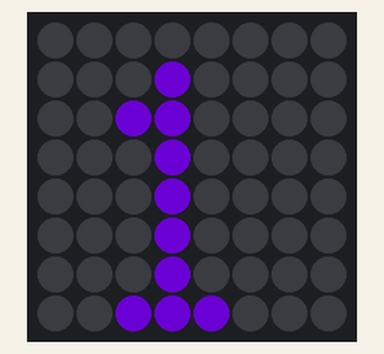
This program was run on a simulated Raspberry Pi (BCM pin numbers) with a Sense HAT. Shown: the Sense HAT's 8×8 RGB LED matrix. Dim RGB values are drawn brighter than linear; random numbers come from a fixed seed.

Above: at 0.1 s.
At 3.1 s:
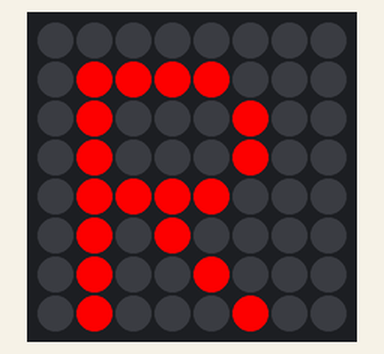
At 11.1 s:
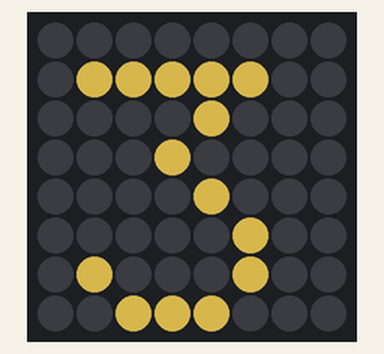
At 19.1 s:
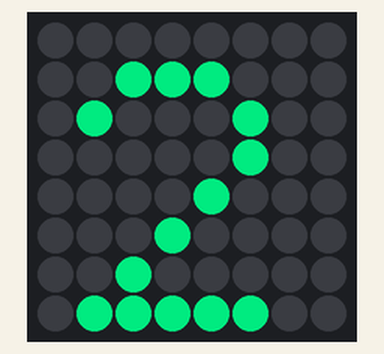
At 30.1 s:
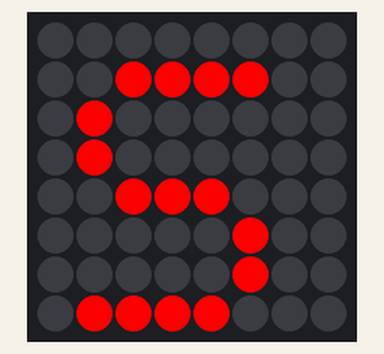
At 38.1 s:
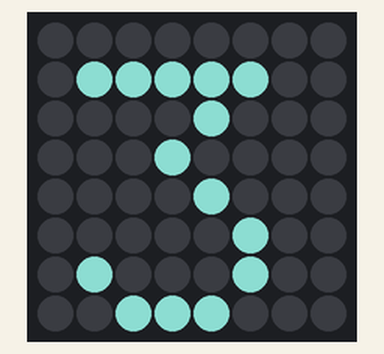

Measured:
- what the display in image 1 shows lasts 5.0 s, from 3.0 s to 8.0 s
- what the display in image 2 shows lasts 1.0 s, from 11.0 s to 12.0 s

The program:

rockPaperScissors.py
```python
#from sense_emu import SenseHat
from sense_hat import SenseHat
sense = SenseHat()
from time import sleep
from random import randint
from random import choice

# turn the display so it can stand with the cable coming out at the top
sense.set_rotation(180)

rockPaperScissors = ["R", "P", "S"]

# Generate a random colour
def pick_random_colour():
  random_red = randint(0, 255)
  random_green = randint(0, 255)
  random_blue = randint(0, 255)
  return (random_red, random_green, random_blue)

while True:
    red = (255, 0, 0)
    count = 1
    while count < 4:
        sense.show_letter(str(count), pick_random_colour())
        sleep(1)
        count += 1

    selection = choice(rockPaperScissors)
    sense.show_letter(selection, red)
    sleep(5)
    sense.clear((0, 0, 0))
    sleep(1)
```
